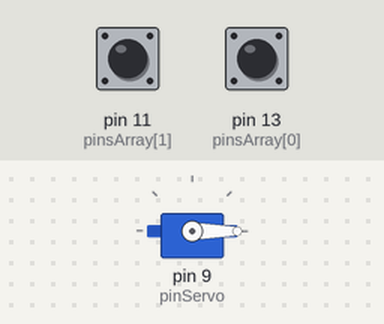
Recording of a sketch running on a simulated Arduino Uno, built with avr-gcc and run on an emulated ATmega328P. Shown: servo. The inputs (shaded band) are chosen by the test bench; at power-on: pin 11 (pinsArray[1]) HIGH, pin 13 (pinsArray[0]) HIGH.

Above: at 1.2 s.
1.3 s: pin 11 (pinsArray[1]) pulled LOW for 1 s
At 1.75 s:
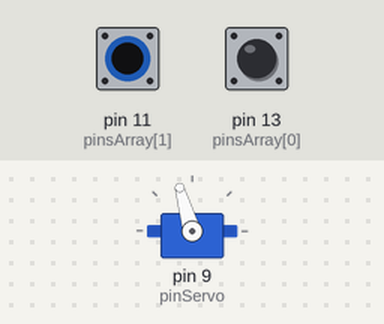
3.8 s: pin 13 (pinsArray[0]) pulled LOW for 3.2 s
At 4.57 s:
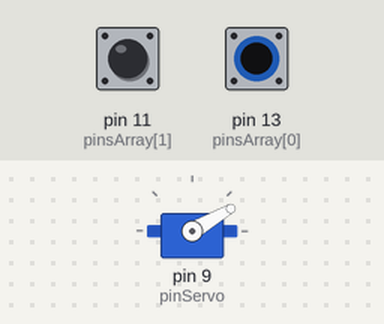
At 5.17 s:
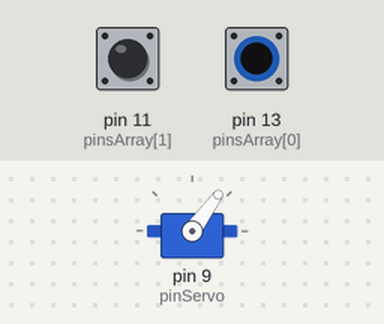
8.5 s: pin 11 (pinsArray[1]) driven LOW and pin 13 (pinsArray[0]) driven LOW
Timing chart, 0 to 19.0 s (numbered marks = the images above; inputs shaded):
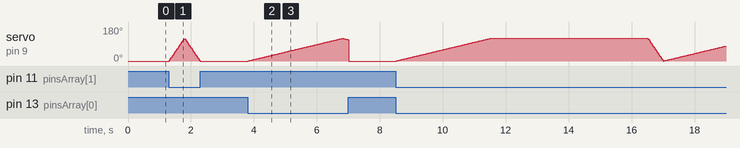

The sketch:

HI_Opdracht5.ino
```cpp
//Code voorbeeld uit de Vervolgworkshop gebruikt

#include <Servo.h>

Servo servo;
const int pinsArray[] = {13, 11};
const int pinServo = 9;

void setup() {
  //for loop voor de buttons.
  for (int count = 0; count < 2; count++) {
  	pinMode(pinsArray[count], INPUT_PULLUP);
  }
  //motor aan de juiste pin
  servo.attach(pinServo);
  //motor begint op 0 graden
  servo.write(0);
}

void loop() {
  //buttons zijn niet gedrukt
  bool button1 = digitalRead(pinsArray[0]) == LOW;
  bool button2 = digitalRead(pinsArray[1]) == LOW;

  checkButtonPressed(button1, button2);
}

void checkButtonPressed(bool button1, bool button2) {
  //beide buttons ingedrukt zijn
  if (button1 && button2) {
    //120 graden, 3s draaien, 5s holden, 0.5s terug draaien
    moveMotorController(120, 3000, 5000, 500);
    //alleen button 1 ingdrukt is
  } else if (button1) {
    //120 graden, 3s draaien, 0s holden, 3s terug draaien
    moveMotorController(120, 3000, 0, 3000);
    //alleen buttons 2 ingedrukt is
  } else if (button2) {
    //120 graden, 0.5s draaien, 0s holden, 0.5s terug draaien
    moveMotorController(120, 500, 0, 500);
  } else {
    //niks ingedrukt dan terug naar 0 graden
    servo.write(0);
  }
}

void moveMotorController(int targetAngle, int duration, int holdTime, int returnTime) {
  moveMotor(targetAngle, duration);
  //als er hold tijd is dan holden
  if (holdTime > 0) delay(holdTime);
    //beweeg terug naar 0 graden
  	moveMotor(0, returnTime);
}

void moveMotor(int targetAngle, int duration) {
  //lees wat de angle is
  int angle = servo.read();
  //hoe de motor moet draaien
  int steps = abs(targetAngle - angle);
  //tijd van de steps verdelen
  int delayTime = duration / steps;

  //bewegings richting bepalen vooruit : achteruit
  int direction = (targetAngle > angle) ? 1 : -1;
  for (int position = angle; position != targetAngle; position += direction) {
    //is button ingedrukt tijdens bewegen
    if (!isButtonPressed()) {
      //niks ingedrukt dan terug naar 0 graden
      servo.write(0);
      return;
    }
    servo.write(position);
    //delay van de motor met de gegeven tijd
    delay(delayTime);
  }
  //motor heeft de angle bereikt
  servo.write(targetAngle);
}

bool isButtonPressed() {
  //controleer of een van de buttons nog steeds ingedrukt wordt
  return digitalRead(pinsArray[0]) == LOW || digitalRead(pinsArray[1]) == LOW;
}
```

Measured:
- after the input at 1.3 s, servo on pin 9 (pinServo): rises from 0° to 119° in 0.49 s, then falls to 0° in 0.51 s
- after the input at 3.8 s, servo on pin 9 (pinServo): rises from 0° to 120° in 3.0 s, then falls to 0° in 0.20 s
